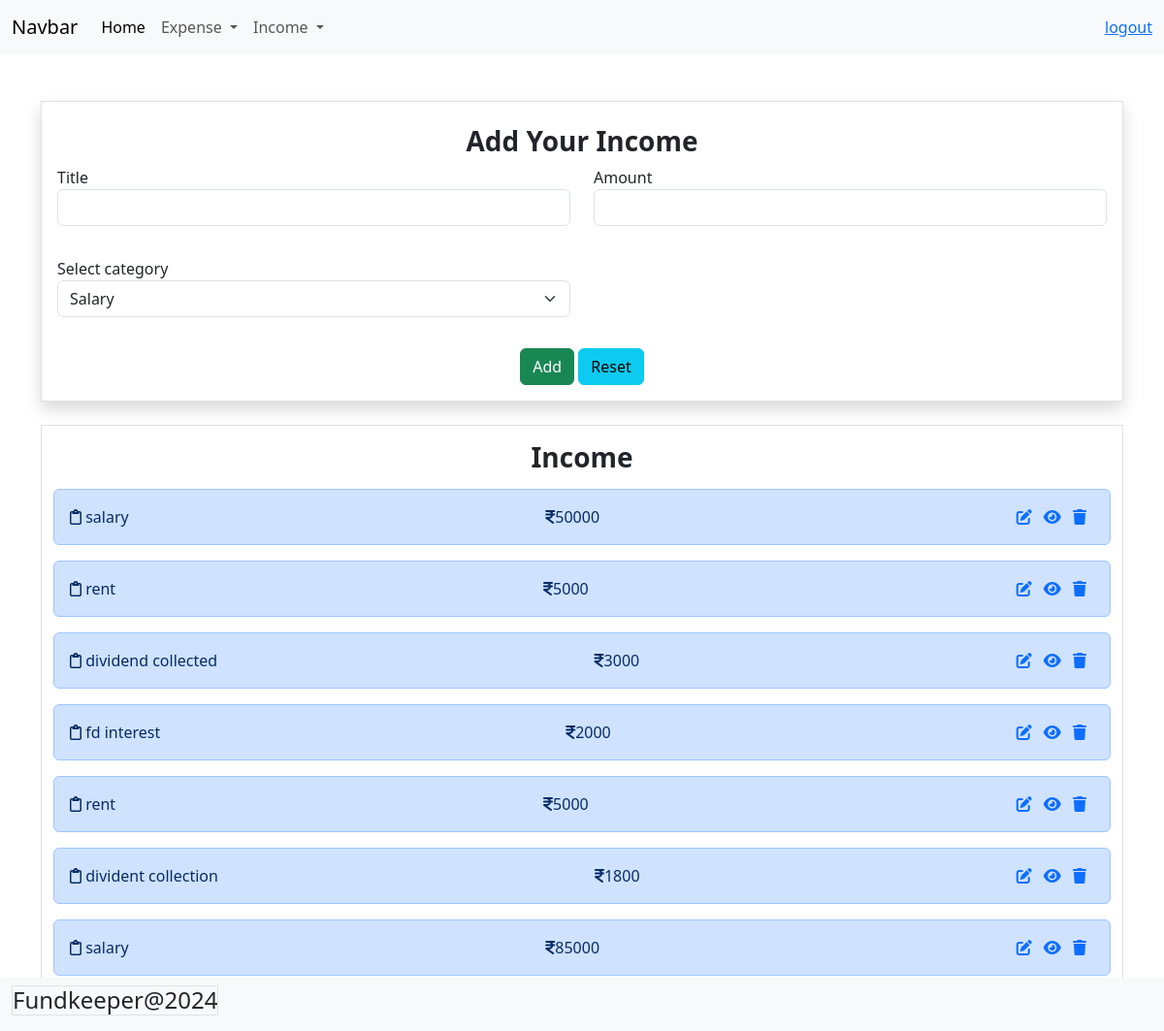
/income/add/, run on the app's committed database.
### budget/models.py (models this page shows, shortened)
class Income(models.Model):
    title=models.CharField(max_length=200)
    amount=models.PositiveIntegerField()
    income_categories = (
        ("Salary", "Salary"),
        ("Business", "Business"),
        ("Investment", "Investment"),
        ("Rental", "Rental"),
        ("Interest", "Interest"),
        ("Dividend", "Dividend"),
        ("Royalty", "Royalty"),
        ("Capital", "Capital"),
        ("Pension", "Pension"),
        ("SocialSecurity", "SocialSecurity")
    )
    category=models.CharField(max_length=200,choices=income_categories,default="Salary")
    user_object=models.ForeignKey(User,on_delete=models.CASCADE)
    created_date=models.DateTimeField(auto_now_add=True)

### budget/views.py (the view, shortened to what this page needs)
# urls.py: path('income/add/',views.IncomeCreateView.as_view(),name="income-add"),
class IncomeCreateView(View):
    def get(self,request,*args,**kwargs):
        qs=Income.objects.all()
        form_instance=IncomeModelForm()
        return render(request,"income_create.html",{"form":form_instance,"data":qs})

### budget/forms.py
class IncomeModelForm(forms.ModelForm):
    class Meta:
        model=Income
        exclude=("id","created_date","user_object")
        widgets={
            "title":forms.TextInput(attrs={"class":"form-control mb-3"}),
            "amount":forms.NumberInput(attrs={"class":"form-control mb-3"})
            ,
            "category":forms.Select(attrs={"class":"form-control form-select mb-3"}),
        }

### budget/templates/income_create.html (shortened to what this page needs)
{%extends 'base.html'%}
{%block main_block%}
<div class="container mt-5">
    <div class="container-fluid border p-3 shadow mb-4"
    data-aos="zoom-out-up"
    data-aos-easing="ease-out-cubic"
    data-aos-duration="2000">
        <h3 class="text-center fw-bold my-2">Add Your Income</h3>
        <form action="" method="post">
            <div class="mb-3">
               <div class="row">
                <div class="col-6">
                    <label for="">Title</label>
                    {{form.title}}
                </div>
                <div class="col-6">
                    <label for="">Amount</label>
                    {{form.amount}}
                </div>
               </div>
            </div>
            <div class="mb-3">
                <div class="row">
                 <div class="col-6">
                     <label for="">Select category</label>
                     {{form.category}}
                 </div>
                </div>
             </div>
             <div class="d-flex justify-content-center">
               <div>
                <button type="submit" class="btn btn-success">Add</button>
                <button type="reset" class="btn btn-info">Reset</button>
               </div>
             </div>
        </form>
    </div>
    <div class="container-fluid border mb-3">
        <h3 class="text-center fw-bold my-3">Income</h3>
        {%for i in data%}
        <div class="alert alert-primary d-flex justify-content-between" role="alert" data-aos="fade-down"
        data-aos-easing="linear"
        data-aos-duration="1000">
           <div> <i class="fa-regular fa-clipboard"></i> {{i.title}}</div>
         <div>   <i class="fa-solid fa-indian-rupee-sign"></i>{{i.amount}}</div>
            <div>
                <a href="{%url 'income-update' i.id%}" class="me-2"><i class="fa-solid fa-pen-to-square"> </i></a>
                <a href="{%url 'income-detail' i.id%}" class="me-2"><i class="fa-solid fa-eye"></i></a>
                <a href="{%url 'income-delete' i.id%}" class="me-2"><i class="fa-solid fa-trash"></i></a>
            </div>
          </div>
        {%endfor%}
    </div>
</div>
{%endblock%}

### budget/templates/base.html (shortened to what this page needs)
<!DOCTYPE html>
{%load static%}
<html lang="en">
<head>
    <link rel="stylesheet" href="{%static 'css/bootstrap.min.css'%}">
    <link href="https://cdn.jsdelivr.net/npm/bootstrap@5.3.3/dist/css/bootstrap.min.css" rel="stylesheet">
    <link rel="stylesheet" href="https://cdnjs.cloudflare.com/ajax/libs/font-awesome/6.5.2/css/all.min.css" />
    <link href="https://unpkg.com/aos@2.3.1/dist/aos.css" rel="stylesheet">
</head>
<body>
    <nav class="navbar navbar-expand-lg bg-body-tertiary">
        <div class="container-fluid">
          <a class="navbar-brand" href="#">Navbar</a>
          <div class="collapse navbar-collapse" id="navbarSupportedContent">
            <ul class="navbar-nav me-auto mb-2 mb-lg-0">
              <li class="nav-item">
                <a class="nav-link active" aria-current="page" href="{%url 'dashboard'%}">Home</a>
              </li>
              <li class="nav-item dropdown">
                <a class="nav-link dropdown-toggle" href="#" role="button" data-bs-toggle="dropdown" aria-expanded="false">
                  Expense
                </a>
            <li class="nav-item dropdown">
              <a class="nav-link dropdown-toggle" href="#" role="button" data-bs-toggle="dropdown" aria-expanded="false">
                Income
              </a>
            </ul>
            <a href="{%url 'signout'%}">logout</a>
          </div>
        </div>
      </nav>
    {%block main_block%}
    {%endblock%}
    <nav class="navbar fixed-bottom bg-body-tertiary">
      <div class="container-fluid">
        <h4 class="text-center border">Fundkeeper@2024</h4>
      </div>
    </nav>
</body>
</html>

### data on the page
Income: title "salary", amount "50000"
Income: title "rent", amount "5000"
Income: title "dividend collected", amount "3000"
Income: title "fd interest", amount "2000"
Income: title "rent", amount "5000"
Income: title "divident collection", amount "1800"
Income: title "salary", amount "85000"
